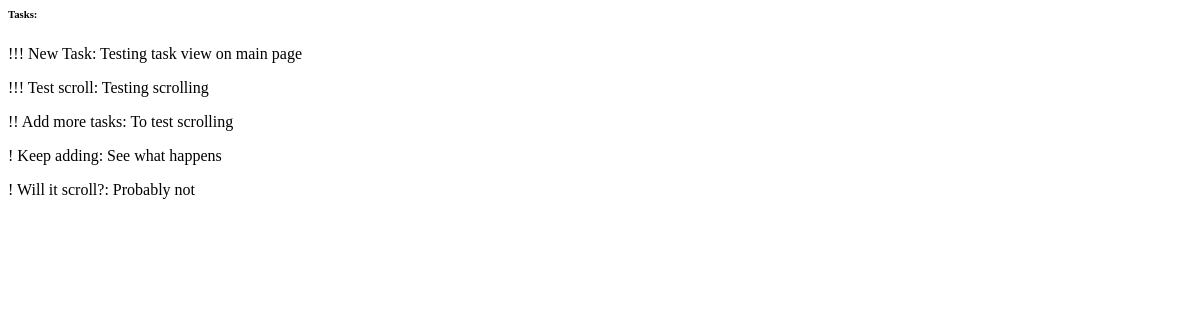
The app's page /task-list/10, older data.
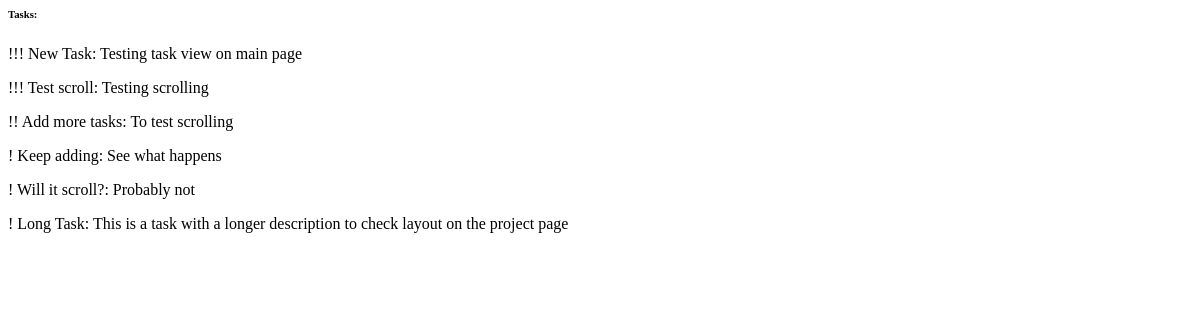
The same page, newer data.
### tasks/models.py (models this page shows, shortened)
class Task(models.Model):
    project = models.ForeignKey(Project, on_delete=models.CASCADE)
    name = models.CharField(max_length=80)
    author = models.ForeignKey(CustomUser, on_delete=models.CASCADE)
    content = models.CharField(max_length=240)
    added_on = models.DateField(auto_now_add=True)
    priority = models.CharField(max_length=12, choices=PRIORITIES, default='!')
    status = models.CharField(max_length=12, choices=STATUSES, default='ToDo')
    edited_on = models.DateField(auto_now=True)

### tasks/views.py (the view)
# urls.py: path('task-list/<int:project_id>', views.task_list, name='task_list'),
def task_list(request, project_id):
    tasks = Task.objects.filter(project=project_id).all()
    context = {'tasks': tasks}
    return render(request, 'tasks/task_list.html', context)

### tasks/templates/tasks/task_list.html
<h6 class="headings-sm">Tasks:</h6>
{% for task in tasks %}
<p><span class="priority">{{task.priority }}</span> <span class="task-title">{{ task.name }}</span>: {{ task.content }}</p>
{% empty %}
<p>No tasks yet!</p>
{% endfor %}

Row changes from the older to the newer data that the page shows:
added Task: priority "!", name "Long Task", content "This is a task with a longer description to check layout on the project page"
